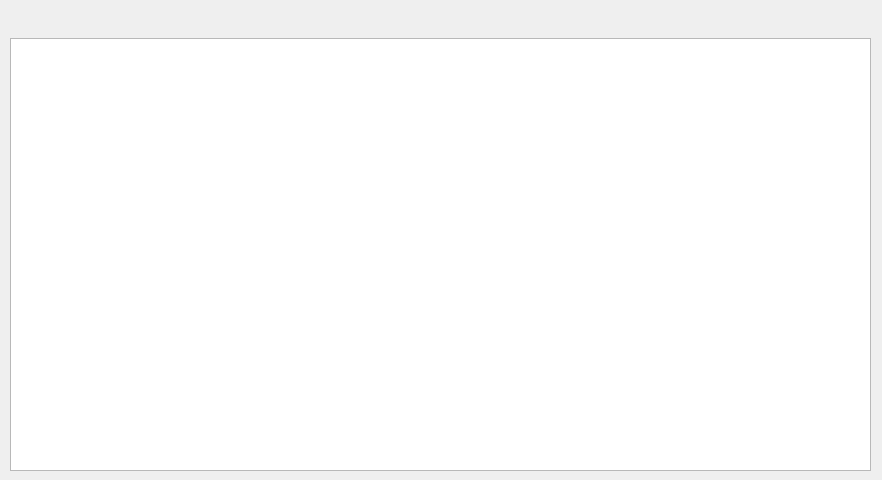
<?xml version="1.0" encoding="UTF-8"?>
<ui version="4.0">
 <class>TileBrushWindow</class>
 <widget class="QWidget" name="TileBrushWindow">
  <property name="geometry">
   <rect>
    <x>0</x>
    <y>0</y>
    <width>882</width>
    <height>480</height>
   </rect>
  </property>
  <property name="windowTitle">
   <string>地图刷子窗口</string>
  </property>
  <widget class="QWidget" name="">
   <property name="geometry">
    <rect>
     <x>10</x>
     <y>10</y>
     <width>861</width>
     <height>461</height>
    </rect>
   </property>
   <layout class="QVBoxLayout" name="verticalLayout">
    <item>
     <layout class="QHBoxLayout" name="horizontalLayout">
      <item>
       <widget class="QPushButton" name="addpushButton">
        <property name="text">
         <string/>
        </property>
        <property name="icon">
         <iconset resource="orion2.qrc">
          <normaloff>:/images/edit_background.png</normaloff>:/images/edit_background.png</iconset>
        </property>
        <property name="iconSize">
         <size>
          <width>24</width>
          <height>24</height>
         </size>
        </property>
        <property name="flat">
         <bool>true</bool>
        </property>
       </widget>
      </item>
      <item>
       <widget class="QPushButton" name="delpushButton">
        <property name="text">
         <string/>
        </property>
        <property name="icon">
         <iconset resource="orion2.qrc">
          <normaloff>:/images/delete.png</normaloff>:/images/delete.png</iconset>
        </property>
        <property name="iconSize">
         <size>
          <width>24</width>
          <height>24</height>
         </size>
        </property>
        <property name="flat">
         <bool>true</bool>
        </property>
       </widget>
      </item>
      <item>
       <spacer name="horizontalSpacer">
        <property name="orientation">
         <enum>Qt::Horizontal</enum>
        </property>
        <property name="sizeHint" stdset="0">
         <size>
          <width>40</width>
          <height>20</height>
         </size>
        </property>
       </spacer>
      </item>
     </layout>
    </item>
    <item>
     <widget class="QListWidget" name="listWidget"/>
    </item>
   </layout>
  </widget>
 </widget>
 <resources>
  <include location="orion2.qrc"/>
 </resources>
 <connections/>
</ui>
